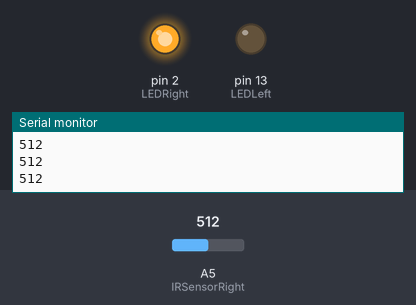
This sketch was run on a simulated Arduino Uno, built with avr-gcc and run on an emulated ATmega328P. On the bench: output pins drawn as LEDs (lit = HIGH), the last lines printed to the serial monitor. Inputs (shaded band) come from the test bench; at power-on: A5 (IRSensorRight) = 512.

Above: at 1.2 s.
1.3 s: A5 (IRSensorRight) set to 491
At 1.7 s:
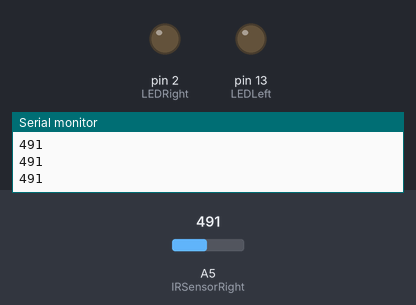
2.8 s: A5 (IRSensorRight) set to 510
At 4.0 s:
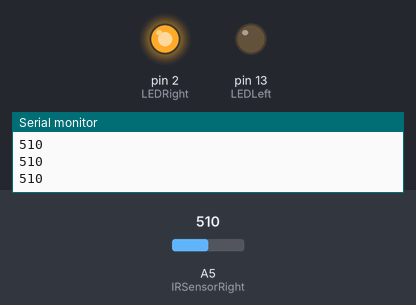
4.3 s: A5 (IRSensorRight) set to 490
At 5.6 s:
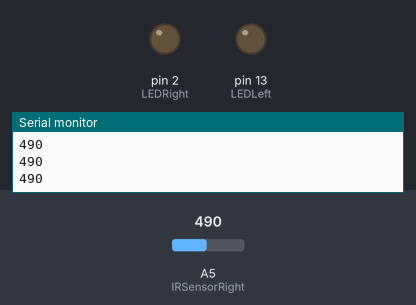
Timing chart, 0 to 7.3 s (numbered marks = the images above; inputs shaded):
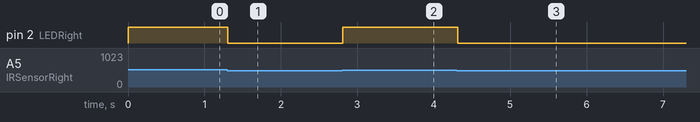

Measured:
- the behaviour switches between 500 and 499 on A5 (IRSensorRight) (found by bisection; images 0 and 1)
- after the input at 1.3 s, pin 2 (LEDRight): HIGH → LOW at once
- after the input at 2.8 s, pin 2 (LEDRight): LOW → HIGH at once
- after the input at 4.3 s, pin 2 (LEDRight): HIGH → LOW at once

The sketch:

RobotIROnly.ino
```cpp
int IRSensorRight = A5;
int LEDRight = 2;
int IRSensorLeft = A0;
int LEDLeft = 13;

void setup() {
  pinMode(IRSensorRight, INPUT);
  pinMode(LEDRight, OUTPUT);
  pinMode(IRSensorLeft, INPUT);
  pinMode(LEDLeft, OUTPUT);
  Serial.begin(9600);
}

void loop() {
  int statusSensorRight = analogRead(IRSensorRight);
  Serial.println(statusSensorRight);
  if (statusSensorRight >= 500){
    digitalWrite(LEDRight, HIGH);
  } else {
    digitalWrite(LEDRight, LOW);
  }
  delay(100);
}
```
